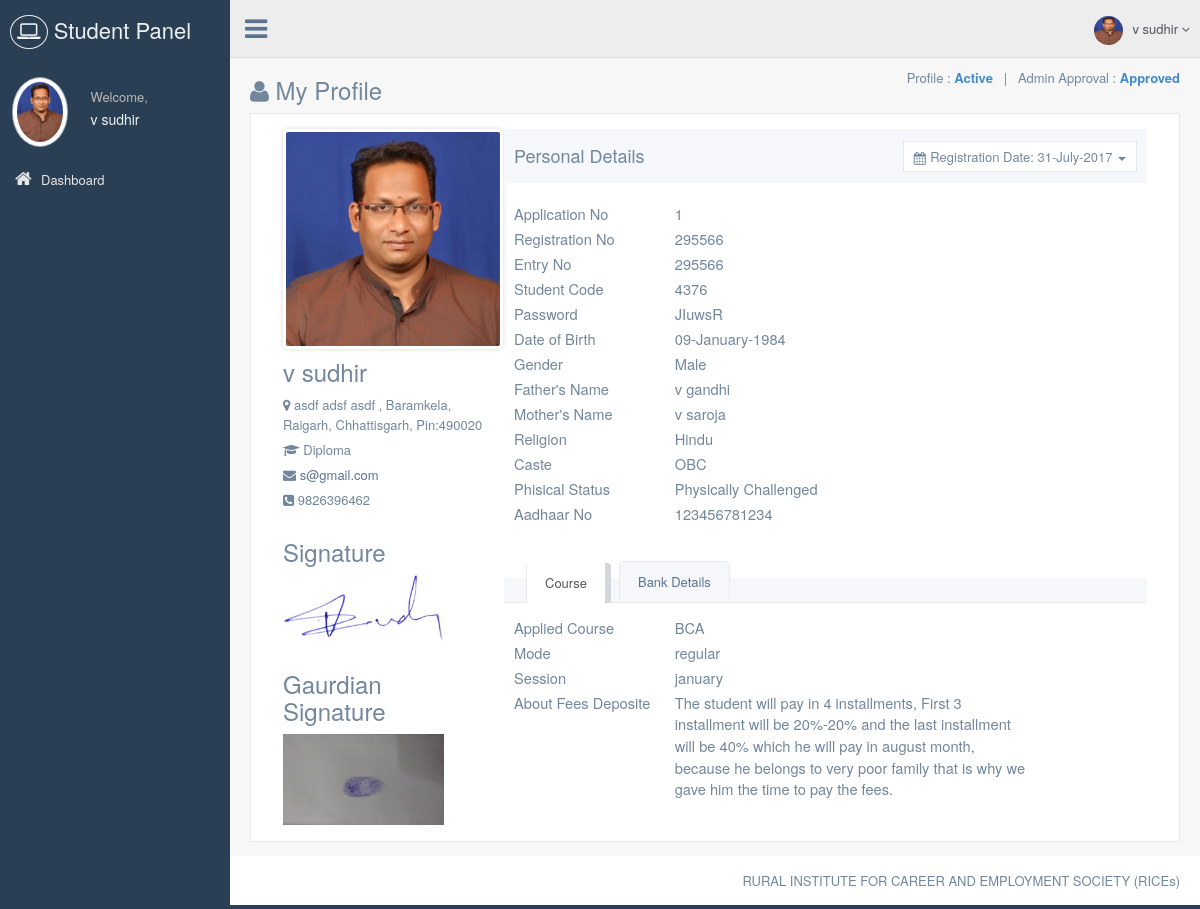
Page /studentpanel/my-profile.php (signed in) on the earlier database version.
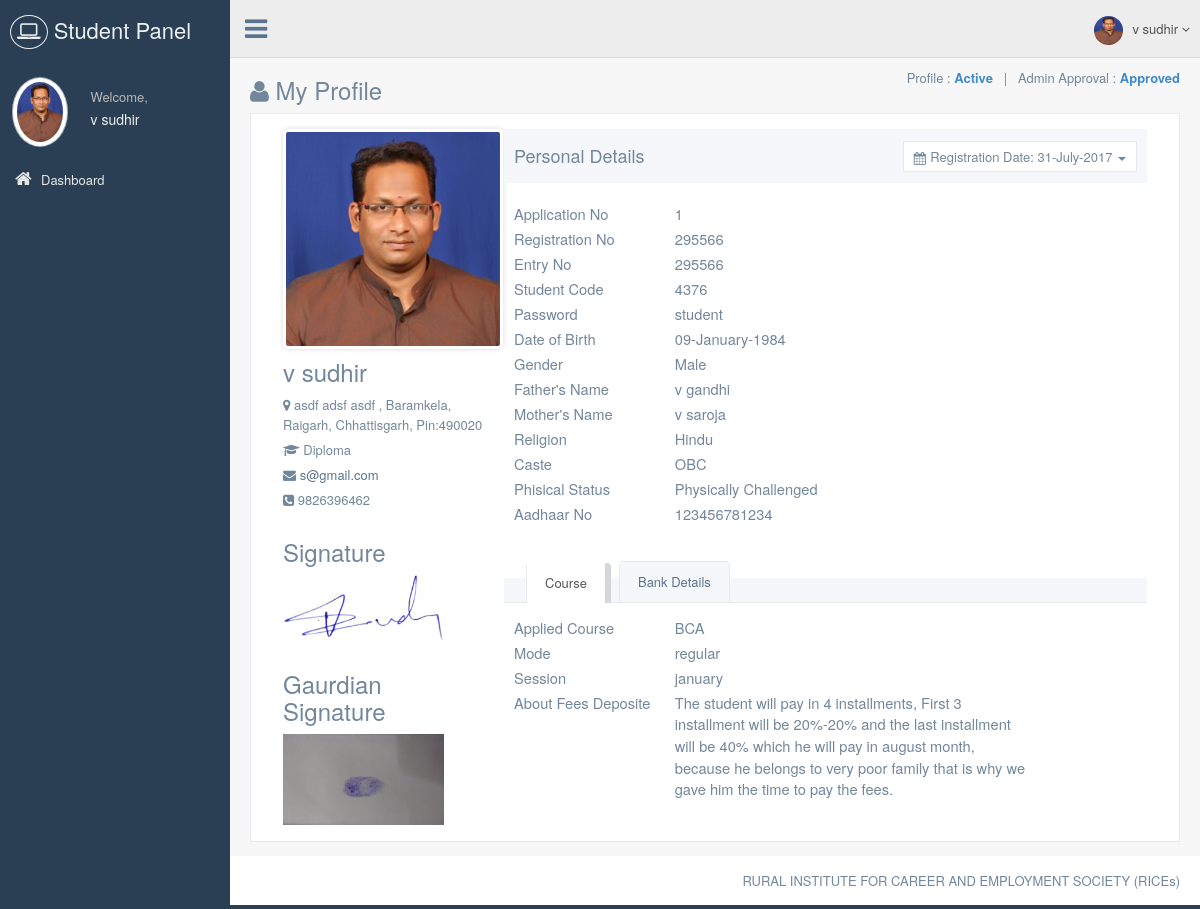
Same page on the later database version.
### tables this page shows
CREATE TABLE `student_master` (
  `Student_Id` int(11) NOT NULL,
  `Reg_Date` date NOT NULL,
  `Application_No` int(11) NOT NULL,
  `Student_Code` int(11) NOT NULL,
  `Password` varchar(50) NOT NULL,
  `Student_Name` varchar(75) NOT NULL,
  `DOB` date NOT NULL,
  `Gender` tinyint(4) NOT NULL,
  `Father_Name` varchar(75) NOT NULL,
  `Mother_Name` varchar(75) NOT NULL,
  `Religion` varchar(10) NOT NULL,
  `Caste` varchar(10) NOT NULL,
  `Phisical_Status` tinyint(4) NOT NULL,
  `Aadhaar_No` varchar(15) NOT NULL,
  `Education` varchar(15) NOT NULL,
  `Course_Id` smallint(6) NOT NULL,
  `Mode` varchar(15) NOT NULL,
  `Session` varchar(15) NOT NULL,
  `About_Fee_Deposite` text NOT NULL,
  `Block_Id` int(11) NOT NULL,
  `Address` varchar(300) NOT NULL,
  `Pincode` varchar(15) NOT NULL,
  `Contact_No` varchar(15) NOT NULL,
  `Email` varchar(50) NOT NULL,
  `Bank_Name` varchar(75) NOT NULL,
  `Account_No` varchar(30) NOT NULL,
  `Bank_Address` varchar(300) NOT NULL,
  `IFSC_Code` varchar(20) NOT NULL,
  `Photo` varchar(75) NOT NULL,
  `Signature` varchar(75) NOT NULL,
  `Gaurdian_Signature` varchar(75) NOT NULL,
  `CM_Id` smallint(6) NOT NULL,
  `Reference` varchar(75) NOT NULL,
  `Registration_No` int(11) NOT NULL,
  `Entry_No` int(11) NOT NULL,
  `Approval_Status` tinyint(4) NOT NULL,
  `Status` tinyint(4) NOT NULL
);

CREATE TABLE `block_master` (
  `Block_Id` int(11) NOT NULL,
  `Block_Name` varchar(50) NOT NULL,
  `District_Id` smallint(6) NOT NULL
);

CREATE TABLE `district_master` (
  `District_Id` smallint(6) NOT NULL,
  `State_Id` tinyint(4) NOT NULL,
  `District_Name` varchar(100) NOT NULL
);

CREATE TABLE `state_master` (
  `State_Id` tinyint(4) NOT NULL,
  `State_Name` varchar(100) NOT NULL
);

CREATE TABLE `course_master` (
  `Course_Id` smallint(6) NOT NULL,
  `Course_Name` varchar(50) NOT NULL,
  `Learning_Fee` int(11) NOT NULL,
  `Registration_Fee` int(11) NOT NULL,
  `Exam_Fee` int(11) NOT NULL
);

### libraries/classes/DBConn.php (called while the page is built, shortened)
<?php
class DBConn  extends Conn {
	 function ExecuteQuery($userQuery)
	{
		$result= mysql_query($userQuery);
                $num_fields = mysql_num_fields($result);
				$obj = array();
				$x=1;
				while($row=mysql_fetch_array($result)){
				  for($j=0;$j<$num_fields;$j++){
					 $name = mysql_field_name($result, $j);
					 $obj[$x][$name]=$row[$name];
					}
					$x++;
					}
     return $obj;
	}
}
?>

### studentpanel/my-profile.php (the view, shortened to what the changed rows need)
<?php
require_once(PATH_LIBRARIES.'/classes/DBConn.php');
require_once(PATH_STUDENT_INCLUDE.'/header.php');
$GetStudentInfo = $db->ExecuteQuery("SELECT *, DATE_FORMAT(Reg_Date,'%d-%M-%Y') AS DOJ, DATE_FORMAT(DOB,'%d-%M-%Y') AS DateOfBirth , Block_Name, District_Name, State_Name, CASE WHEN Gender=1 THEN 'Male' ELSE 'Female' END Sex, CASE WHEN Phisical_Status=1 THEN 'Normal' ELSE 'Physically Challenged' END Phisical_Status, CASE WHEN Approval_Status=0 THEN 'Pending' ELSE 'Approved' END Approval_Status, CASE WHEN Status=0 THEN 'Blocked' ELSE 'Active' END Status, Entry_No
FROM student_master st
LEFT JOIN course_master c ON st.Course_Id = c.Course_Id
LEFT JOIN block_master b ON st.Block_Id = b.Block_Id
LEFT JOIN district_master d ON b.District_Id = d.District_Id
LEFT JOIN state_master s ON d.State_Id = s.State_Id
WHERE Student_Id='".$_SESSION['sid']."'");
?>
<div>
  <div class="row">
    <div class="col-md-12 col-sm-12 col-xs-12">
      <div class="x_panel">
        <div class="x_content">
                  <div class="col-md-3 col-sm-3 col-xs-12 profile_left">
                    <div class="profile_img">
                      <div id="crop-avatar">
                        <div class="avatar-view" title="Change the avatar">
                          <img src="<?php echo PATH_DATA_IMAGE.'/student/'.$GetStudentInfo[1]['Photo']; ?>" alt="Avatar">
                        </div>
                      </div>
                    </div>
                    <h3><?php echo $GetStudentInfo[1]['Student_Name']; ?></h3>
                    <ul class="list-unstyled user_data">
                      <li><i class="fa fa-map-marker user-profile-icon"></i> <?php echo $GetStudentInfo[1]['Address'].', '. $GetStudentInfo[1]['Block_Name'].', '.$GetStudentInfo[1]['District_Name'].', '.$GetStudentInfo[1]['State_Name'].', Pin:'.$GetStudentInfo[1]['Pincode']; ?>
                      </li>
                      <li>
                        <i class="fa fa-briefcase fa fa-graduation-cap"></i> <?php echo $GetStudentInfo[1]['Education']; ?>
                      </li>
                      <li class="m-top-xs">
                        <i class="fa fa-external-link fa fa-envelope"></i>
                        <a href="mailTo:<?php echo $GetStudentInfo[1]['Email']; ?>"><?php echo $GetStudentInfo[1]['Email']; ?></a>
                      </li>
                      <li class="m-top-xs">
                        <i class="fa fa-phone-square"></i> <?php echo $GetStudentInfo[1]['Contact_No']; ?>
                      </li>
                    </ul>
                    <h3 class="sign-head">Signature</h3>
                    <div class="signature">
                      <img src="<?php echo PATH_DATA_IMAGE.'/student/student-sign/'.$GetStudentInfo[1]['Signature']; ?>" alt="Avatar">
                    </div>
                    <h3 class="sign-head">Gaurdian Signature</h3>
                    <div class="signature">
                      <img src="<?php echo PATH_DATA_IMAGE.'/student/gaurdian-sign/'.$GetStudentInfo[1]['Gaurdian_Signature']; ?>" alt="Avatar">
                    </div>
                  </div>
                  <div class="col-md-9 col-sm-9 col-xs-12">
                    <div class="profile_title">
                      <div class="col-md-6">
                        <h2>Personal Details</h2>
                      </div>
                    </div>
                    <div id="graph_bar" style="margin-top:20px;">
                    	<div class="data-row">
                        	<div class="col-sm-3">Application No</div>
                            <div class="col-sm-7"><?php echo $GetStudentInfo[1]['Application_No']; ?></div>
                        </div>
                        <div class="data-row">
                        	<div class="col-sm-3">Registration No</div>
                            <div class="col-sm-7"><?php echo $GetStudentInfo[1]['Registration_No']==0?'Not Generated':$GetStudentInfo[1]['Registration_No']; ?></div>
                        </div>
                        <div class="data-row">
                        	<div class="col-sm-3">Entry No</div>
                            <div class="col-sm-7"><?php echo $GetStudentInfo[1]['Entry_No']==0?'Not Generated':$GetStudentInfo[1]['Registration_No']; ?></div>
                        </div>
                        <div class="data-row">
                        	<div class="col-sm-3">Student Code</div>
                            <div class="col-sm-7"><?php echo $GetStudentInfo[1]['Student_Code']; ?></div>
                        </div>
                        <div class="data-row">
                        	<div class="col-sm-3">Password</div>
                            <div class="col-sm-7"><?php echo $GetStudentInfo[1]['Password']; ?></div>
                        </div>
                        <div class="data-row">
                        	<div class="col-sm-3">Father's Name</div>
                            <div class="col-sm-7"><?php echo $GetStudentInfo[1]['Father_Name']; ?></div>
                        </div>
                        <div class="data-row">
                        	<div class="col-sm-3">Mother's Name</div>
                            <div class="col-sm-7"><?php echo $GetStudentInfo[1]['Mother_Name']; ?></div>
                        </div>
                        <div class="data-row">
                        	<div class="col-sm-3">Religion</div>
                            <div class="col-sm-7"><?php echo $GetStudentInfo[1]['Religion']; ?></div>
                        </div>
                        <div class="data-row">
                        	<div class="col-sm-3">Caste</div>
                            <div class="col-sm-7"><?php echo $GetStudentInfo[1]['Caste']; ?></div>
                        </div>
                        <div class="data-row">
                        	<div class="col-sm-3">Aadhaar No</div>
                            <div class="col-sm-7"><?php echo $GetStudentInfo[1]['Aadhaar_No']; ?></div>
                        </div>
                    </div>
                    <div class="" role="tabpanel" data-example-id="togglable-tabs" style="margin-top:50px;">
                      <div id="myTabContent" class="tab-content">
                      	<div role="tabpanel" class="tab-pane fade active in" id="tab_content3" aria-labelledby="profile-tab">
                          <div>
                          	<div class="data-row">
                                <div class="col-sm-3">Applied Course</div>
                                <div class="col-sm-7"><?php echo $GetStudentInfo[1]['Course_Name']; ?></div>
                            </div>
                            <div class="data-row">
                                <div class="col-sm-3">Mode</div>
                                <div class="col-sm-7"><?php echo $GetStudentInfo[1]['Mode']; ?></div>
                            </div>
                            <div class="data-row">
                                <div class="col-sm-3">Session</div>
                                <div class="col-sm-7"><?php echo $GetStudentInfo[1]['Session']; ?></div>
                            </div>
                            <div class="data-row">
                                <div class="col-sm-3">About Fees Deposite</div>
                                <div class="col-sm-7"><?php echo $GetStudentInfo[1]['About_Fee_Deposite']; ?></div>
                            </div>
                          </div>
                        </div>
                      </div>
                    </div>
                  </div>
                </div>
      </div>
    </div>
  </div>
</div>
<?php
require_once(PATH_STUDENT_INCLUDE.'/footer.php');
?>

Differences in the rows shown:
changed student_master "v sudhir": Password "JIuwsR" → "student"
